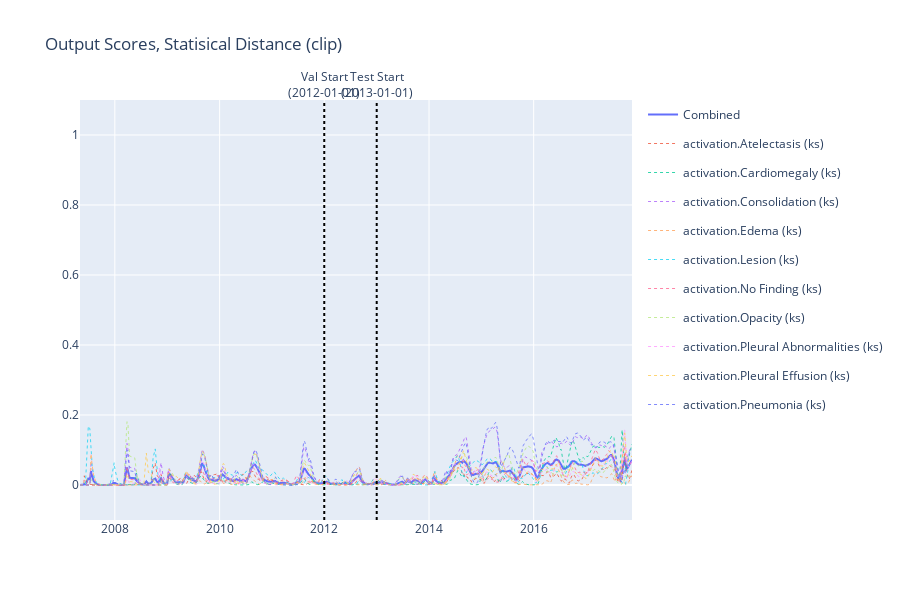

Notebook cell for this chart:
### Code cell
from plotly.subplots import make_subplots
import plotly.graph_objects as go


def y_func(y):
    return y.apply(np.tanh).ewm(span=2).mean()


fig = make_subplots(rows=1, cols=1, shared_xaxes=True, vertical_spacing=0.01)
graph_view = output.swaplevel(0, 2, axis=1).swaplevel(1, 2, axis=1).sort_index(axis=1)['critical_diff']

def sigmoid(x):
    return np.where(x < 0, np.exp(x)/(1 + np.exp(x)), 1/(1 + np.exp(-x)))

def tanh_clip(x):
    return np.tanh(x).clip(0)


def clip(x):
    return np.array(x).clip(0, 1)

def none(x):
    return x

act = clip

def y_func(y):
    # return y.apply(lambda x: np.clip(x, -1, 1))
    return y.apply(act)

def smooth(y: pd.DataFrame):
    return y.ewm(span=30).mean()


y = smooth(y_func(graph_view).mean(axis=1))

fig.add_trace(go.Line(x=g.index, y=y, showlegend=True, name="Combined", hovertemplate="%{y: .5f}"), row=1, col=1)

single_disp = dict(line=dict(dash="dot", width=.8))
g = graph_view
for c in list(g.columns.to_flat_index()):
    name = "{} ({})".format(*c)
    y = smooth(y_func(g[c]))
    fig.add_trace(go.Line(x=g.index, y=y,
                          showlegend=True,
                          hovertemplate=f"%{{y: .5f}}",
                          legendgroup=str(name),
                          name=str(name),
                          **single_disp
                          ),
                  row=1, col=1)


fig.add_shape(type='line',
              x0=settings.PADCHEST_SPLIT_DATES[0],
              y0=0,
              x1=settings.PADCHEST_SPLIT_DATES[0],
              y1=1,
              line=dict(color='black', dash='dot'),
              xref='x',
              yref='paper'
              )
fig.add_annotation(textangle=0,
                   xref="x",
                   yref="paper", x=settings.PADCHEST_SPLIT_DATES[0], y=1.08,
                   text=f"Val Start<br />({settings.PADCHEST_SPLIT_DATES[0]})", showarrow=False,)
fig.add_shape(type='line', x0=settings.PADCHEST_SPLIT_DATES[1], y0=0, x1=settings.PADCHEST_SPLIT_DATES[1], y1=1,
              line=dict(color='black', dash='dot'), xref='x', yref='paper'
              )
fig.add_annotation(textangle=0,
                   xref="x",
                   yref="paper", x=settings.PADCHEST_SPLIT_DATES[1], y=1.08,
                   text=f"Test Start<br />({settings.PADCHEST_SPLIT_DATES[1].strip()})", showarrow=False,)
fig.update_layout(title=f"Output Scores, Statisical Distance ({act.__name__})")
fig.update_layout(hovermode="x unified")
fig.update_layout(height=600)
fig.update_yaxes(range=[-0.1, 1.1])
fig.show()

### Figure 1 — Plotly figure (JSON) as saved in the notebook; plotly's stock layout.template omitted (floating-point values rounded to 4 significant figures; data arrays with more than 128 entries replaced by an {"elided": "..."} marker saying what was removed)
{"data": [{"hovertemplate": "%{y: .5f}", "name": "Combined", "showlegend": true, "type": "scatter", "x": {"elided": "3791 str values"}, "xaxis": "x", "y": {"elided": "3791 float values"}, "yaxis": "y"}, {"hovertemplate": "%{y: .5f}", "legendgroup": "activation.Atelectasis (ks)", "line": {"dash": "dot", "width": 0.8}, "name": "activation.Atelectasis (ks)", "showlegend": true, "type": "scatter", "x": {"elided": "3791 str values"}, "xaxis": "x", "y": {"elided": "3791 float values"}, "yaxis": "y"}, {"hovertemplate": "%{y: .5f}", "legendgroup": "activation.Cardiomegaly (ks)", "line": {"dash": "dot", "width": 0.8}, "name": "activation.Cardiomegaly (ks)", "showlegend": true, "type": "scatter", "x": {"elided": "3791 str values"}, "xaxis": "x", "y": {"elided": "3791 float values"}, "yaxis": "y"}, {"hovertemplate": "%{y: .5f}", "legendgroup": "activation.Consolidation (ks)", "line": {"dash": "dot", "width": 0.8}, "name": "activation.Consolidation (ks)", "showlegend": true, "type": "scatter", "x": {"elided": "3791 str values"}, "xaxis": "x", "y": {"elided": "3791 float values"}, "yaxis": "y"}, {"hovertemplate": "%{y: .5f}", "legendgroup": "activation.Edema (ks)", "line": {"dash": "dot", "width": 0.8}, "name": "activation.Edema (ks)", "showlegend": true, "type": "scatter", "x": {"elided": "3791 str values"}, "xaxis": "x", "y": {"elided": "3791 float values"}, "yaxis": "y"}, {"hovertemplate": "%{y: .5f}", "legendgroup": "activation.Lesion (ks)", "line": {"dash": "dot", "width": 0.8}, "name": "activation.Lesion (ks)", "showlegend": true, "type": "scatter", "x": {"elided": "3791 str values"}, "xaxis": "x", "y": {"elided": "3791 float values"}, "yaxis": "y"}, {"hovertemplate": "%{y: .5f}", "legendgroup": "activation.No Finding (ks)", "line": {"dash": "dot", "width": 0.8}, "name": "activation.No Finding (ks)", "showlegend": true, "type": "scatter", "x": {"elided": "3791 str values"}, "xaxis": "x", "y": {"elided": "3791 float values"}, "yaxis": "y"}, {"hovertemplate": "%{y: .5f}", "legendgroup": "activation.Opacity (ks)", "line": {"dash": "dot", "width": 0.8}, "name": "activation.Opacity (ks)", "showlegend": true, "type": "scatter", "x": {"elided": "3791 str values"}, "xaxis": "x", "y": {"elided": "3791 float values"}, "yaxis": "y"}, {"hovertemplate": "%{y: .5f}", "legendgroup": "activation.Pleural Abnormalities (ks)", "line": {"dash": "dot", "width": 0.8}, "name": "activation.Pleural Abnormalities (ks)", "showlegend": true, "type": "scatter", "x": {"elided": "3791 str values"}, "xaxis": "x", "y": {"elided": "3791 float values"}, "yaxis": "y"}, {"hovertemplate": "%{y: .5f}", "legendgroup": "activation.Pleural Effusion (ks)", "line": {"dash": "dot", "width": 0.8}, "name": "activation.Pleural Effusion (ks)", "showlegend": true, "type": "scatter", "x": {"elided": "3791 str values"}, "xaxis": "x", "y": {"elided": "3791 float values"}, "yaxis": "y"}, {"hovertemplate": "%{y: .5f}", "legendgroup": "activation.Pneumonia (ks)", "line": {"dash": "dot", "width": 0.8}, "name": "activation.Pneumonia (ks)", "showlegend": true, "type": "scatter", "x": {"elided": "3791 str values"}, "xaxis": "x", "y": {"elided": "3791 float values"}, "yaxis": "y"}], "layout": {"annotations": [{"showarrow": false, "text": "Val Start<br />(2012-01-01)", "textangle": 0, "x": "2012-01-01", "xref": "x", "y": 1.08, "yref": "paper"}, {"showarrow": false, "text": "Test Start<br />(2013-01-01)", "textangle": 0, "x": " 2013-01-01", "xref": "x", "y": 1.08, "yref": "paper"}], "height": 600, "hovermode": "x unified", "shapes": [{"line": {"color": "black", "dash": "dot"}, "type": "line", "x0": "2012-01-01", "x1": "2012-01-01", "xref": "x", "y0": 0, "y1": 1, "yref": "paper"}, {"line": {"color": "black", "dash": "dot"}, "type": "line", "x0": " 2013-01-01", "x1": " 2013-01-01", "xref": "x", "y0": 0, "y1": 1, "yref": "paper"}], "title": {"text": "Output Scores, Statisical Distance (clip)"}, "xaxis": {"anchor": "y", "domain": [0, 1]}, "yaxis": {"anchor": "x", "domain": [0, 1], "range": [-0.1, 1.1]}}}
